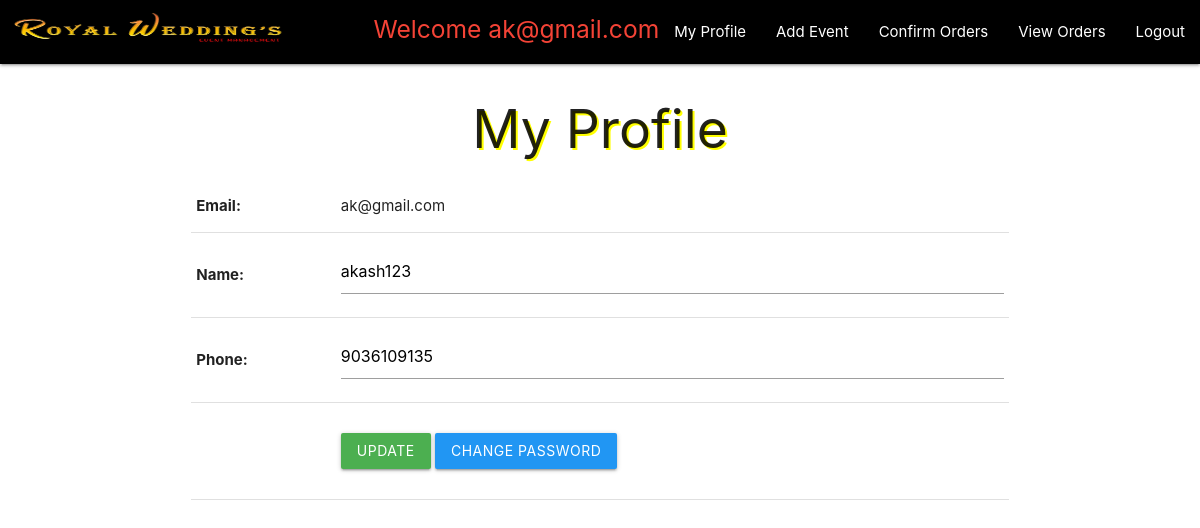
Screenshot of /user/about.php (signed in) with the database file from the repository.
### tables this page shows
CREATE TABLE `user` (
  `email` varchar(200) NOT NULL,
  `name` varchar(100) NOT NULL,
  `phone` bigint(10) NOT NULL,
  `password` varchar(20) NOT NULL
);

### user/about.php (the view, shortened to what this page needs)
<!DOCTYPE html>
<html>
<head>
</head>
<body>
<section class="fnavbar">
	 <?php include "navbar.php"; ?>
</section>
	<h2 class="center-align" style="text-shadow: 2px 2px yellow">My Profile</h2>
	<section id="myform">
		<div class="container">
			<form class="md-form" method="post">
			<div class="row">
				<?php
				$email=$_SESSION['user_email'];
					$qry="select * from user where email='$email'";
					$exc=mysqli_query($conn,$qry);
					while ($row=mysqli_fetch_array($exc)) {
				 ?>
				<div class="col s12 l12 m6">
  							<table class="table">
  								<tr>
  									<th>Email:</th>
  									<td><?php echo $row['email']; ?></td>
  								</tr>
  								<tr>
  									<th>Name:</th>
  									<td><input type="text" name="name" value="<?php echo $row['name']; ?>"required></td>
  								</tr>
  								<tr>
  									<th>Phone:</th>
  									<td><input type="text" name="phone" value="<?php echo $row['phone']; ?>"required></td>
  								</tr>
  								<tr>
  									<td></td>
  									<td>
  										<div class="input-field ">
        									<button class="btn waves-effect waves-light green offset-l4" type="submit" name="update">Update</button>
        									<a href="#" onclick="toggleModal();" class="btn waves-effect waves-light blue">Change Password</a>
										</div>
  									</td>
  								</tr>
  							</table>
			<?php } ?>
				</div>
			</div>
			</form>
			</div>
		</section>
</body>
</html>

### rows the page displays
user: email "ak@gmail.com", name "akash123", phone "9036109135"

### other values shown
$_SESSION['user_email'] "ak@gmail.com"
